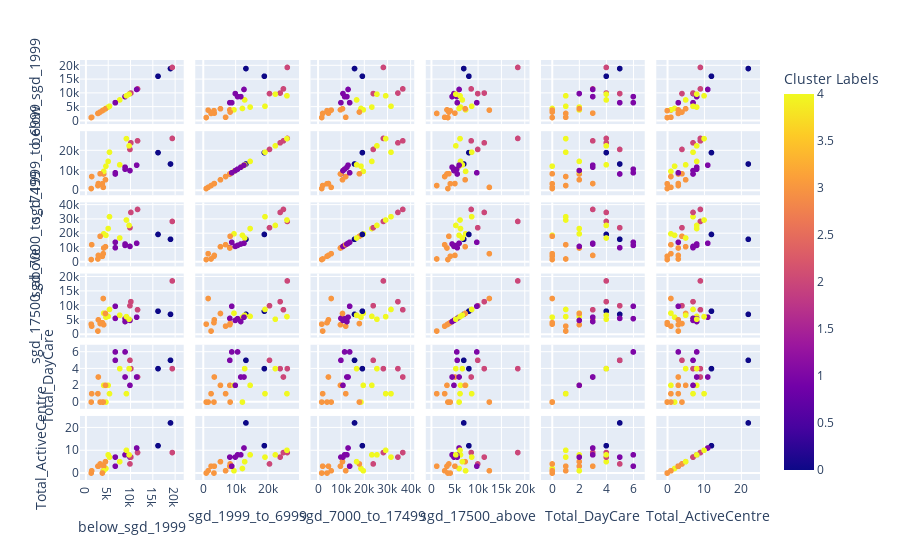

Notebook cell for this chart:
### Code cell
import plotly.express as px

#fig = px.scatter_matrix(area_features_df3)

fig = px.scatter_matrix(area_features_df2,
    dimensions=["below_sgd_1999", "sgd_1999_to_6999", "sgd_7000_to_17499", "sgd_17500_above", "Total_DayCare", "Total_ActiveCentre"],
    color="Cluster Labels")

fig.show()

### Figure 1 — Plotly figure (JSON) as saved in the notebook; plotly's stock layout.template omitted (floating-point values rounded to 4 significant figures)
{"data": [{"dimensions": [{"axis": {"matches": true}, "label": "below_sgd_1999", "values": [19000, 4500, 3900, 5000, 6600, 9900, 4000, 11600, 8800, 2800, 4000, 3200, 16200, 19400, 4400, 7600, 9900, 1300, 5300, 6600, 10100, 1200, 11400, 2700, 3700, 8800, 9100, 9700]}, {"axis": {"matches": true}, "label": "sgd_1999_to_6999", "values": [13300, 12200, 1600, 14600, 8300, 20600, 8300, 24900, 10700, 3500, 9600, 8400, 19000, 26100, 5400, 12900, 10000, 7000, 19200, 8900, 23900, 1000, 12700, 2500, 3400, 11700, 26000, 22400]}, {"axis": {"matches": true}, "label": "sgd_7000_to_17499", "values": [15800, 18600, 5700, 23300, 9900, 23900, 9700, 36700, 11500, 4500, 19600, 17900, 19200, 28300, 10600, 16700, 10800, 12000, 31600, 13700, 34600, 1600, 13000, 2000, 3900, 12500, 29300, 25500]}, {"axis": {"matches": true}, "label": "sgd_17500_above", "values": [7000, 6000, 12500, 6300, 5600, 10000, 3400, 8600, 5500, 5100, 7400, 3800, 8100, 18600, 7300, 6700, 4900, 2900, 8700, 9800, 11400, 3600, 6000, 1200, 4100, 4500, 6200, 5300]}, {"axis": {"matches": true}, "label": "Total_DayCare", "values": [5, 0, 0, 2, 5, 5, 2, 3, 6, 3, 2, 0, 4, 4, 2, 4, 2, 1, 1, 6, 4, 0, 3, 1, 0, 3, 1, 4]}, {"axis": {"matches": true}, "label": "Total_ActiveCentre", "values": [22, 2, 1, 8, 7, 4, 3, 9, 8, 3, 1, 4, 12, 9, 5, 5, 7, 1, 7, 3, 7, 0, 11, 3, 0, 8, 10, 8]}], "hovertemplate": "%{xaxis.title.text}=%{x}<br>%{yaxis.title.text}=%{y}<br>Cluster Labels=%{marker.color}<extra></extra>", "legendgroup": "", "marker": {"color": [0, 4, 3, 4, 1, 2, 3, 2, 1, 3, 4, 3, 0, 2, 3, 4, 1, 3, 4, 1, 2, 3, 1, 3, 3, 1, 4, 4], "coloraxis": "coloraxis", "symbol": "circle"}, "name": "", "showlegend": false, "type": "splom"}], "layout": {"coloraxis": {"colorbar": {"title": {"text": "Cluster Labels"}}, "colorscale": [[0, "#0d0887"], [0.1111, "#46039f"], [0.2222, "#7201a8"], [0.3333, "#9c179e"], [0.4444, "#bd3786"], [0.5556, "#d8576b"], [0.6667, "#ed7953"], [0.7778, "#fb9f3a"], [0.8889, "#fdca26"], [1, "#f0f921"]]}, "dragmode": "select", "legend": {"tracegroupgap": 0}, "margin": {"t": 60}}}
